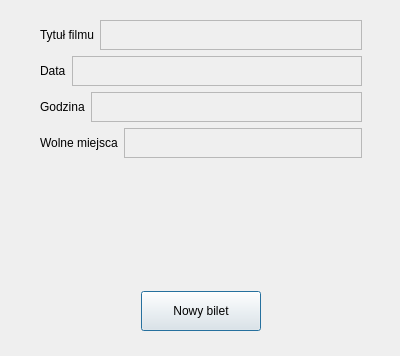
<?xml version="1.0" encoding="UTF-8"?>
<ui version="4.0">
 <class>seans_info</class>
 <widget class="QDialog" name="seans_info">
  <property name="geometry">
   <rect>
    <x>0</x>
    <y>0</y>
    <width>400</width>
    <height>356</height>
   </rect>
  </property>
  <property name="windowTitle">
   <string>Dialog</string>
  </property>
  <widget class="QWidget" name="layoutWidget_2">
   <property name="geometry">
    <rect>
     <x>40</x>
     <y>20</y>
     <width>322</width>
     <height>311</height>
    </rect>
   </property>
   <layout class="QVBoxLayout" name="verticalLayout">
    <item>
     <layout class="QHBoxLayout" name="horizontalLayout">
      <item>
       <widget class="QLabel" name="l1">
        <property name="text">
         <string>Tytuł filmu</string>
        </property>
       </widget>
      </item>
      <item>
       <widget class="QPlainTextEdit" name="txtTytul">
        <property name="enabled">
         <bool>false</bool>
        </property>
        <property name="maximumSize">
         <size>
          <width>16777215</width>
          <height>30</height>
         </size>
        </property>
       </widget>
      </item>
     </layout>
    </item>
    <item>
     <layout class="QHBoxLayout" name="horizontalLayout_4">
      <item>
       <widget class="QLabel" name="l2">
        <property name="text">
         <string>Data</string>
        </property>
       </widget>
      </item>
      <item>
       <widget class="QPlainTextEdit" name="txtData">
        <property name="enabled">
         <bool>false</bool>
        </property>
        <property name="maximumSize">
         <size>
          <width>16777215</width>
          <height>30</height>
         </size>
        </property>
       </widget>
      </item>
     </layout>
    </item>
    <item>
     <layout class="QHBoxLayout" name="horizontalLayout_5">
      <item>
       <widget class="QLabel" name="l3">
        <property name="text">
         <string>Godzina</string>
        </property>
       </widget>
      </item>
      <item>
       <widget class="QPlainTextEdit" name="txtGodzina">
        <property name="enabled">
         <bool>false</bool>
        </property>
        <property name="maximumSize">
         <size>
          <width>16777215</width>
          <height>30</height>
         </size>
        </property>
       </widget>
      </item>
     </layout>
    </item>
    <item>
     <layout class="QHBoxLayout" name="horizontalLayout_6"/>
    </item>
    <item>
     <layout class="QHBoxLayout" name="horizontalLayout_7">
      <item>
       <widget class="QLabel" name="l3_2">
        <property name="text">
         <string>Wolne miejsca</string>
        </property>
       </widget>
      </item>
      <item>
       <widget class="QPlainTextEdit" name="txtMiejsca">
        <property name="enabled">
         <bool>false</bool>
        </property>
        <property name="maximumSize">
         <size>
          <width>16777215</width>
          <height>30</height>
         </size>
        </property>
       </widget>
      </item>
     </layout>
    </item>
    <item>
     <spacer name="verticalSpacer">
      <property name="orientation">
       <enum>Qt::Orientation::Vertical</enum>
      </property>
      <property name="sizeHint" stdset="0">
       <size>
        <width>20</width>
        <height>40</height>
       </size>
      </property>
     </spacer>
    </item>
    <item>
     <layout class="QHBoxLayout" name="horizontalLayout_2">
      <item>
       <spacer name="horizontalSpacer">
        <property name="orientation">
         <enum>Qt::Orientation::Horizontal</enum>
        </property>
        <property name="sizeHint" stdset="0">
         <size>
          <width>40</width>
          <height>20</height>
         </size>
        </property>
       </spacer>
      </item>
      <item>
       <widget class="QPushButton" name="bBilet">
        <property name="minimumSize">
         <size>
          <width>120</width>
          <height>40</height>
         </size>
        </property>
        <property name="text">
         <string>Nowy bilet</string>
        </property>
       </widget>
      </item>
      <item>
       <spacer name="horizontalSpacer_2">
        <property name="orientation">
         <enum>Qt::Orientation::Horizontal</enum>
        </property>
        <property name="sizeHint" stdset="0">
         <size>
          <width>40</width>
          <height>20</height>
         </size>
        </property>
       </spacer>
      </item>
     </layout>
    </item>
   </layout>
  </widget>
 </widget>
 <resources/>
 <connections/>
</ui>
